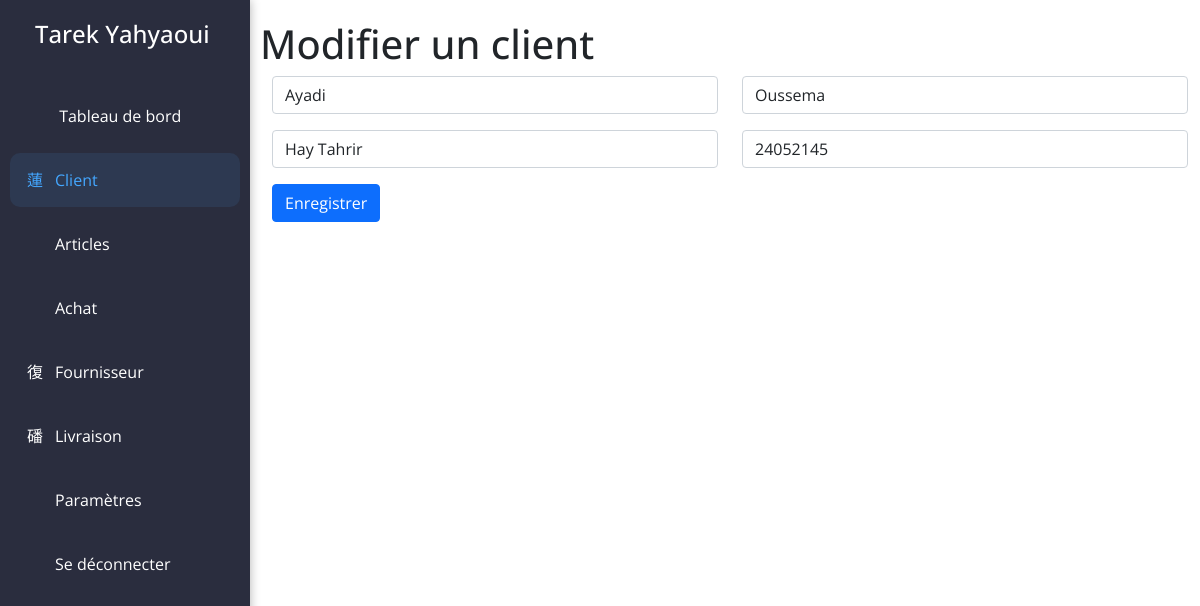
The page /?page=updateclient&id=13 (signed in) on the database its author committed.
### tables this page shows
CREATE TABLE `client` (
  `id_client` int(11) NOT NULL,
  `nom` varchar(20) NOT NULL,
  `prenom` varchar(20) NOT NULL,
  `addresse` varchar(30) NOT NULL,
  `num_tel` int(11) NOT NULL
);

### updateclient.php (the view, shortened to what this page needs)
<?php
$id = $_GET["id"];
$req = $connect->prepare("SELECT * FROM client WHERE id_client = ?");
$req->execute(array($id));
$res = $req->fetch();
?>
<form method="POST">
  <h1>Modifier un client</h1>
  <div class="container">
    <div class="row mb-3">
      <div class="col-lg-6">
          <input type="text" class="form-control" name="nom" value="<?= $res[1]; ?>"/>
      </div>
      <div class="col-lg-6">
          <input type="text" class="form-control" name="prenom" value="<?= $res[2]; ?>"/>
      </div>
    </div>
    <div class="row mb-3">
      <div class="col-lg-6">
          <input type="text" class="form-control" name="adresse" value="<?= $res[3]; ?>"/>
      </div>
      <div class="col-lg-6">
          <input type="text" class="form-control" name="tel" value="<?= $res[4]; ?>"/>
      </div>
    </div>
    <div class="col-lg-6">
          <input type="submit" class="btn btn-primary" value="Enregistrer"/>
    </div>
  </div>
</form>

### css/main.css (style rules this page uses)
*, *:before, *:after { box-sizing: border-box; font-family: "Open Sans"; }

### rows shown on the page
client: nom "Ayadi", prenom "Oussema", adresse "Hay Tahrir", tel "24052145"
